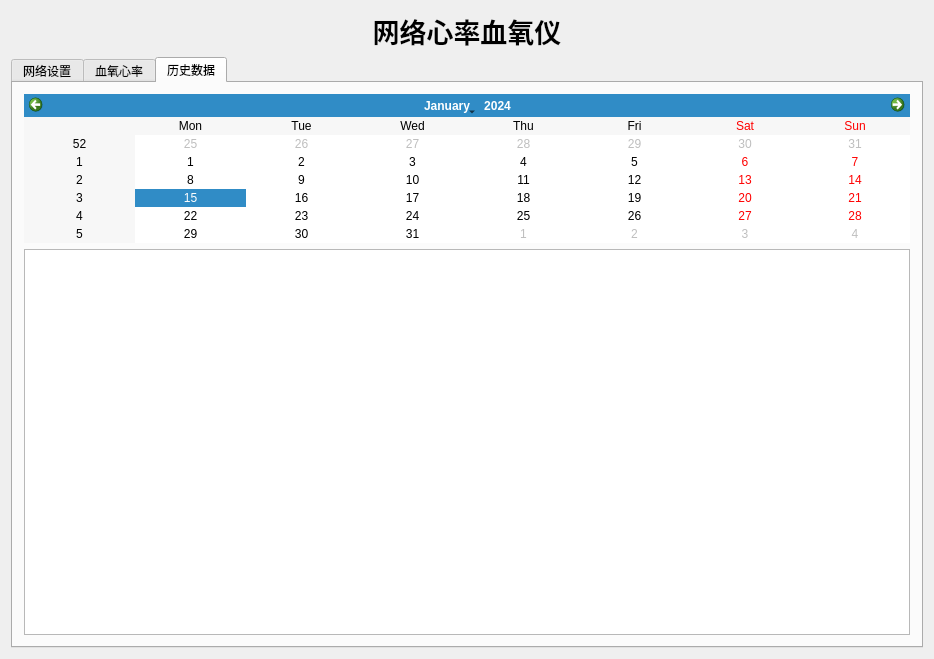
<?xml version="1.0" encoding="UTF-8"?>
<ui version="4.0">
 <class>MainWindow</class>
 <widget class="QMainWindow" name="MainWindow">
  <property name="geometry">
   <rect>
    <x>0</x>
    <y>0</y>
    <width>934</width>
    <height>659</height>
   </rect>
  </property>
  <property name="windowTitle">
   <string>MainWindow</string>
  </property>
  <widget class="QWidget" name="centralWidget">
   <layout class="QVBoxLayout" name="verticalLayout_5">
    <item>
     <widget class="QLabel" name="label">
      <property name="font">
       <font>
        <pointsize>20</pointsize>
        <weight>75</weight>
        <bold>true</bold>
       </font>
      </property>
      <property name="text">
       <string>网络心率血氧仪</string>
      </property>
      <property name="alignment">
       <set>Qt::AlignCenter</set>
      </property>
     </widget>
    </item>
    <item>
     <widget class="QTabWidget" name="tabWidget">
      <property name="currentIndex">
       <number>2</number>
      </property>
      <widget class="QWidget" name="tab">
       <attribute name="title">
        <string>网络设置</string>
       </attribute>
       <layout class="QVBoxLayout" name="verticalLayout_4">
        <item>
         <widget class="QGroupBox" name="groupBox_2">
          <property name="sizePolicy">
           <sizepolicy hsizetype="Preferred" vsizetype="Minimum">
            <horstretch>0</horstretch>
            <verstretch>0</verstretch>
           </sizepolicy>
          </property>
          <property name="maximumSize">
           <size>
            <width>16777215</width>
            <height>350</height>
           </size>
          </property>
          <property name="title">
           <string>网络设置</string>
          </property>
          <layout class="QHBoxLayout" name="horizontalLayout">
           <item>
            <layout class="QVBoxLayout" name="verticalLayout">
             <item>
              <widget class="QGroupBox" name="groupBox_4">
               <property name="sizePolicy">
                <sizepolicy hsizetype="Preferred" vsizetype="Minimum">
                 <horstretch>0</horstretch>
                 <verstretch>0</verstretch>
                </sizepolicy>
               </property>
               <property name="minimumSize">
                <size>
                 <width>0</width>
                 <height>60</height>
                </size>
               </property>
               <property name="title">
                <string>模式选择</string>
               </property>
               <layout class="QHBoxLayout" name="horizontalLayout_4">
                <item>
                 <widget class="QRadioButton" name="radioServer">
                  <property name="text">
                   <string>TCP服务器</string>
                  </property>
                 </widget>
                </item>
                <item>
                 <widget class="QRadioButton" name="radioClient">
                  <property name="text">
                   <string>TCP客户端</string>
                  </property>
                 </widget>
                </item>
                <item>
                 <spacer name="horizontalSpacer_2">
                  <property name="orientation">
                   <enum>Qt::Horizontal</enum>
                  </property>
                  <property name="sizeHint" stdset="0">
                   <size>
                    <width>40</width>
                    <height>20</height>
                   </size>
                  </property>
                 </spacer>
                </item>
               </layout>
              </widget>
             </item>
             <item>
              <layout class="QHBoxLayout" name="horizontalLayout_5">
               <item>
                <widget class="QLabel" name="labelAddr">
                 <property name="text">
                  <string>服务器地址：</string>
                 </property>
                </widget>
               </item>
               <item>
                <widget class="QLineEdit" name="EditIP">
                 <property name="minimumSize">
                  <size>
                   <width>300</width>
                   <height>20</height>
                  </size>
                 </property>
                 <property name="text">
                  <string>192.168.</string>
                 </property>
                </widget>
               </item>
               <item>
                <widget class="QLabel" name="label_2">
                 <property name="text">
                  <string>端口：</string>
                 </property>
                </widget>
               </item>
               <item>
                <widget class="QLineEdit" name="EditPort">
                 <property name="sizePolicy">
                  <sizepolicy hsizetype="Minimum" vsizetype="Fixed">
                   <horstretch>0</horstretch>
                   <verstretch>0</verstretch>
                  </sizepolicy>
                 </property>
                 <property name="minimumSize">
                  <size>
                   <width>140</width>
                   <height>20</height>
                  </size>
                 </property>
                 <property name="maximumSize">
                  <size>
                   <width>150</width>
                   <height>16777215</height>
                  </size>
                 </property>
                 <property name="text">
                  <string>4321</string>
                 </property>
                </widget>
               </item>
              </layout>
             </item>
            </layout>
           </item>
           <item>
            <spacer name="horizontalSpacer">
             <property name="orientation">
              <enum>Qt::Horizontal</enum>
             </property>
             <property name="sizeHint" stdset="0">
              <size>
               <width>40</width>
               <height>20</height>
              </size>
             </property>
            </spacer>
           </item>
           <item>
            <widget class="QPushButton" name="BtnConn">
             <property name="sizePolicy">
              <sizepolicy hsizetype="Minimum" vsizetype="Minimum">
               <horstretch>0</horstretch>
               <verstretch>0</verstretch>
              </sizepolicy>
             </property>
             <property name="minimumSize">
              <size>
               <width>120</width>
               <height>0</height>
              </size>
             </property>
             <property name="maximumSize">
              <size>
               <width>10000</width>
               <height>16777215</height>
              </size>
             </property>
             <property name="text">
              <string>连接服务器</string>
             </property>
            </widget>
           </item>
          </layout>
         </widget>
        </item>
        <item>
         <widget class="QGroupBox" name="groupBox">
          <property name="sizePolicy">
           <sizepolicy hsizetype="Preferred" vsizetype="Preferred">
            <horstretch>0</horstretch>
            <verstretch>0</verstretch>
           </sizepolicy>
          </property>
          <property name="title">
           <string>接收数据</string>
          </property>
          <layout class="QHBoxLayout" name="horizontalLayout_2">
           <item>
            <widget class="QTextEdit" name="EditRecv">
             <property name="readOnly">
              <bool>true</bool>
             </property>
             <property name="textInteractionFlags">
              <set>Qt::TextSelectableByKeyboard|Qt::TextSelectableByMouse</set>
             </property>
            </widget>
           </item>
           <item>
            <layout class="QVBoxLayout" name="verticalLayout_2">
             <item>
              <widget class="QCheckBox" name="chkHexDisp">
               <property name="text">
                <string>HEX显示</string>
               </property>
              </widget>
             </item>
             <item>
              <widget class="QPushButton" name="BtnClearRecv">
               <property name="minimumSize">
                <size>
                 <width>120</width>
                 <height>0</height>
                </size>
               </property>
               <property name="text">
                <string>清空</string>
               </property>
              </widget>
             </item>
             <item>
              <spacer name="verticalSpacer">
               <property name="orientation">
                <enum>Qt::Vertical</enum>
               </property>
               <property name="sizeHint" stdset="0">
                <size>
                 <width>20</width>
                 <height>40</height>
                </size>
               </property>
              </spacer>
             </item>
            </layout>
           </item>
          </layout>
         </widget>
        </item>
        <item>
         <widget class="QGroupBox" name="groupBox_3">
          <property name="maximumSize">
           <size>
            <width>16777215</width>
            <height>150</height>
           </size>
          </property>
          <property name="title">
           <string>发送数据</string>
          </property>
          <layout class="QHBoxLayout" name="horizontalLayout_3">
           <item>
            <widget class="QTextEdit" name="EditSend"/>
           </item>
           <item>
            <layout class="QVBoxLayout" name="verticalLayout_3">
             <item>
              <widget class="QCheckBox" name="chkHexSend">
               <property name="text">
                <string>HEX发送</string>
               </property>
              </widget>
             </item>
             <item>
              <widget class="QPushButton" name="BtnSend">
               <property name="minimumSize">
                <size>
                 <width>120</width>
                 <height>0</height>
                </size>
               </property>
               <property name="text">
                <string>发送</string>
               </property>
              </widget>
             </item>
             <item>
              <spacer name="verticalSpacer_2">
               <property name="orientation">
                <enum>Qt::Vertical</enum>
               </property>
               <property name="sizeHint" stdset="0">
                <size>
                 <width>20</width>
                 <height>40</height>
                </size>
               </property>
              </spacer>
             </item>
             <item>
              <widget class="QComboBox" name="cbLstClients">
               <property name="minimumSize">
                <size>
                 <width>120</width>
                 <height>0</height>
                </size>
               </property>
              </widget>
             </item>
            </layout>
           </item>
          </layout>
         </widget>
        </item>
       </layout>
      </widget>
      <widget class="QWidget" name="tab_2">
       <attribute name="title">
        <string>血氧心率</string>
       </attribute>
       <layout class="QVBoxLayout" name="verticalLayout_9">
        <item>
         <layout class="QGridLayout" name="gridLayout_2">
          <item row="2" column="1">
           <widget class="QLCDNumber" name="lcdNumberSPO2_2">
            <property name="digitCount">
             <number>4</number>
            </property>
           </widget>
          </item>
          <item row="0" column="1">
           <widget class="QLCDNumber" name="lcdTemp_2">
            <property name="digitCount">
             <number>4</number>
            </property>
           </widget>
          </item>
          <item row="2" column="0">
           <widget class="QLabel" name="label_12">
            <property name="font">
             <font>
              <pointsize>20</pointsize>
             </font>
            </property>
            <property name="layoutDirection">
             <enum>Qt::RightToLeft</enum>
            </property>
            <property name="text">
             <string>血氧</string>
            </property>
            <property name="alignment">
             <set>Qt::AlignRight|Qt::AlignTrailing|Qt::AlignVCenter</set>
            </property>
           </widget>
          </item>
          <item row="0" column="0">
           <widget class="QLabel" name="label_16">
            <property name="font">
             <font>
              <pointsize>20</pointsize>
             </font>
            </property>
            <property name="layoutDirection">
             <enum>Qt::RightToLeft</enum>
            </property>
            <property name="text">
             <string>室温</string>
            </property>
            <property name="alignment">
             <set>Qt::AlignRight|Qt::AlignTrailing|Qt::AlignVCenter</set>
            </property>
           </widget>
          </item>
          <item row="1" column="0">
           <widget class="QLabel" name="label_13">
            <property name="font">
             <font>
              <pointsize>20</pointsize>
             </font>
            </property>
            <property name="layoutDirection">
             <enum>Qt::RightToLeft</enum>
            </property>
            <property name="text">
             <string>心率</string>
            </property>
            <property name="alignment">
             <set>Qt::AlignRight|Qt::AlignTrailing|Qt::AlignVCenter</set>
            </property>
           </widget>
          </item>
          <item row="0" column="2">
           <widget class="QLabel" name="label_15">
            <property name="font">
             <font>
              <pointsize>20</pointsize>
             </font>
            </property>
            <property name="text">
             <string>℃</string>
            </property>
           </widget>
          </item>
          <item row="1" column="1">
           <widget class="QLCDNumber" name="lcdNumberHR_2">
            <property name="digitCount">
             <number>4</number>
            </property>
           </widget>
          </item>
          <item row="2" column="2">
           <widget class="QLabel" name="label_11">
            <property name="font">
             <font>
              <pointsize>20</pointsize>
             </font>
            </property>
            <property name="text">
             <string>%</string>
            </property>
           </widget>
          </item>
          <item row="1" column="2">
           <widget class="QLabel" name="label_14">
            <property name="font">
             <font>
              <pointsize>20</pointsize>
             </font>
            </property>
            <property name="text">
             <string>BPM</string>
            </property>
           </widget>
          </item>
         </layout>
        </item>
        <item>
         <widget class="QWidget" name="widget" native="true">
          <property name="sizePolicy">
           <sizepolicy hsizetype="Preferred" vsizetype="Preferred">
            <horstretch>0</horstretch>
            <verstretch>0</verstretch>
           </sizepolicy>
          </property>
         </widget>
        </item>
       </layout>
      </widget>
      <widget class="QWidget" name="tab_3">
       <attribute name="title">
        <string>历史数据</string>
       </attribute>
       <layout class="QVBoxLayout" name="verticalLayout_10">
        <item>
         <widget class="QCalendarWidget" name="calendarWidget">
          <property name="sizePolicy">
           <sizepolicy hsizetype="Preferred" vsizetype="Maximum">
            <horstretch>0</horstretch>
            <verstretch>0</verstretch>
           </sizepolicy>
          </property>
         </widget>
        </item>
        <item>
         <widget class="QTableWidget" name="logDATA"/>
        </item>
       </layout>
      </widget>
     </widget>
    </item>
   </layout>
  </widget>
 </widget>
 <layoutdefault spacing="6" margin="11"/>
 <resources/>
 <connections/>
</ui>
